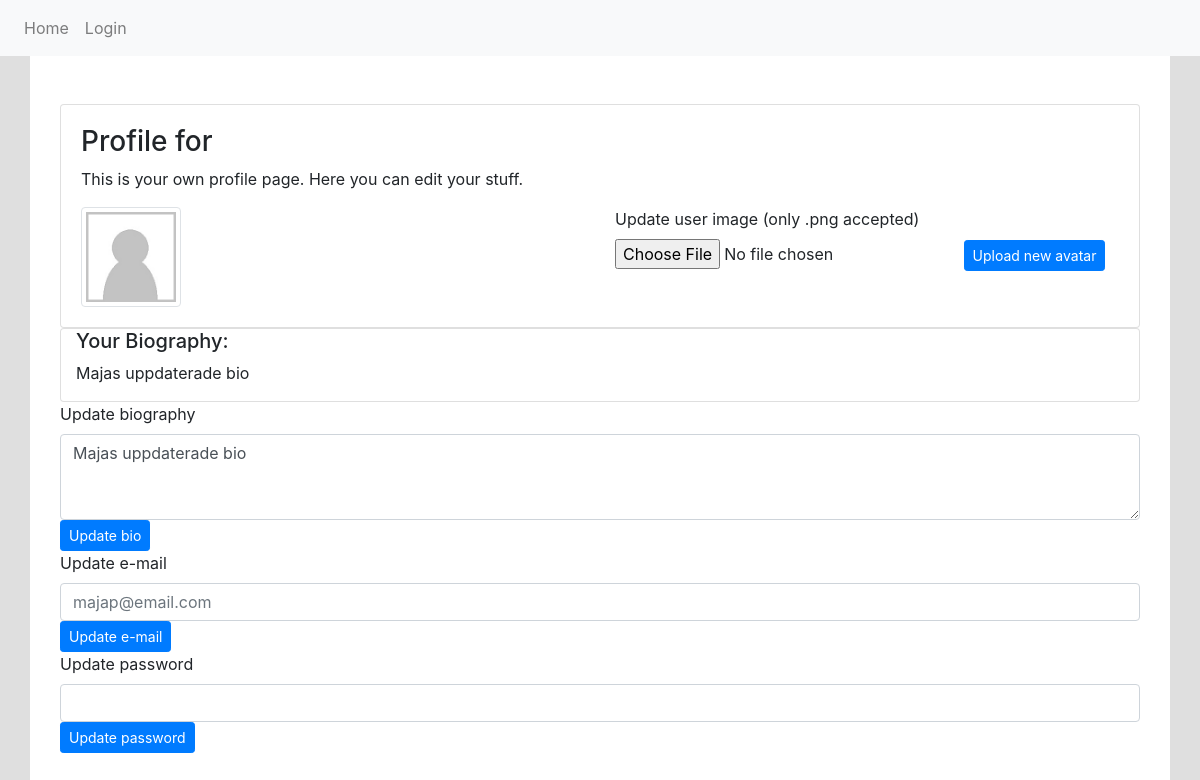
The page /profile.php on the database as committed earlier.
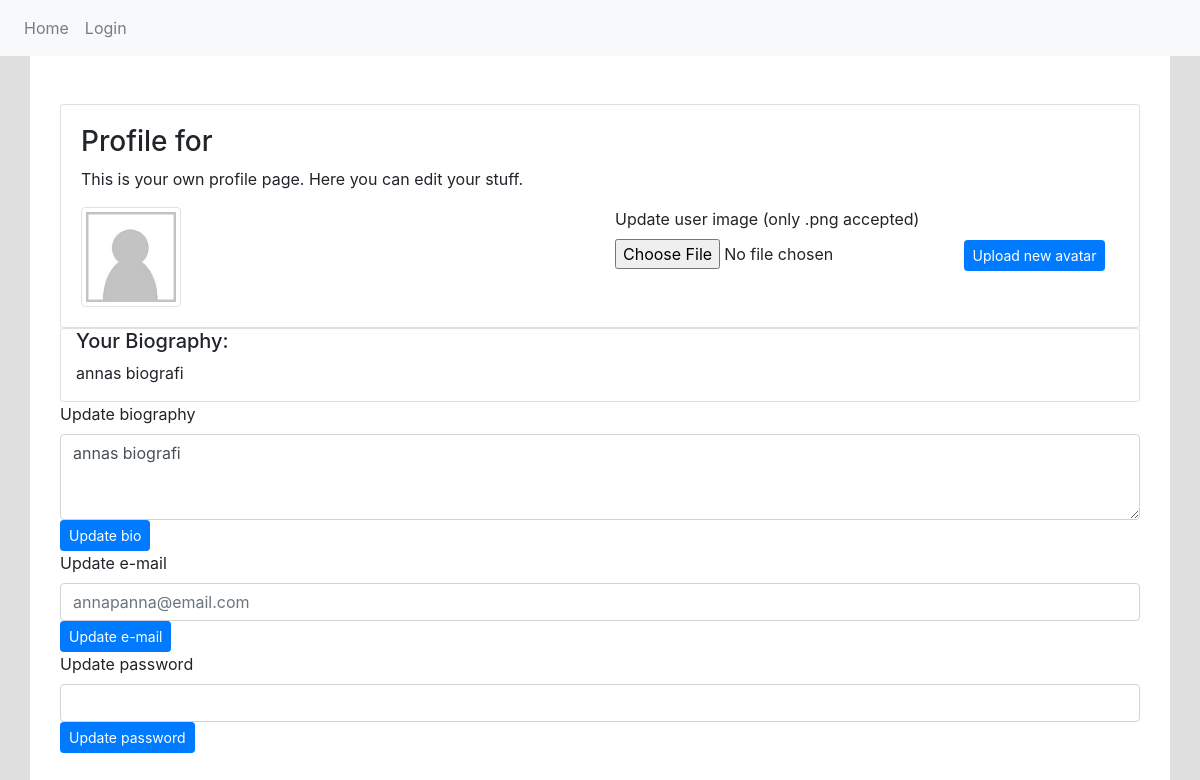
The same page on the database as committed later.
### tables this page shows
CREATE TABLE "User" (
	`user_id`	INTEGER NOT NULL PRIMARY KEY AUTOINCREMENT,
	`username`	TEXT NOT NULL UNIQUE,
	`email`	TEXT NOT NULL,
	`password`	TEXT NOT NULL,
	`bio`	TEXT,
	`avatar`	TEXT
);

### profile.php (the view, shortened to what this page needs)
<?php
require __DIR__.'/views/header.php';
$userSession = $_SESSION['userSession'] ?? false;
$statement = $pdo->prepare('SELECT * FROM User');
$statement->execute();
$results = $statement->fetchAll(PDO::FETCH_ASSOC);
foreach ($results as $result) {
  $bio = $result['bio'];
  $email = $result['email'];
}
?>
<div class="container">
  <div class="card">
    <div class="card-body">
      <h3>Profile for <?php echo $userSession['username'] ?></h3>
      <p>This is your own profile page. Here you can edit your stuff.</p>
      <div class="row">
        <div class="col">
          <?php if (!isset($userSession['avatar'])): ?>
            <img src="assets/defaults/profilestart.png" alt="default image" class="img-thumbnail">
          <?php else : ?>
            <img src="uploads/<?php echo $userSession['avatar']; ?>" class="img-thumbnail">
          <?php endif; ?>
        </div>
        <div class="col">
          <form action="upload.php" method="post" enctype="multipart/form-data">
            <label for="avatar">Update user image (only .png accepted)</label>
            <input type="file" name="avatar" accept=".png" required>
            <button type="submit" class="btn btn-primary btn-sm">Upload new avatar</button>
          </form>
        </div>
      </div>
    </div>
  </div>
  <div class="card">
    <h5 class="col-6">Your Biography:</h5>
    <p class="col-6"><?php echo $bio; ?></p>
  </div>
      <form action="/app/auth/updateprofile.php" method="POST">
          <label for="textarea">Update biography</label>
          <textarea class="form-control" name="bio" rows="3"><?php echo $bio; ?></textarea>
          <button type="submit" class="btn btn-primary btn-sm">Update bio</button>
      </form>
      <form action="/app/auth/updateprofile.php" method="POST">
          <label for="input">Update e-mail</label>
          <input class="form-control" name="email" placeholder="<?php echo $email; ?>"></input>
          <button type="submit" class="btn btn-primary btn-sm">Update e-mail</button>
      </form>
      <form action="/app/auth/updateprofile.php" method="POST">
          <label for="input">Update password</label>
          <input class="form-control" name="password" type="password"></input>
          <button type="submit" class="btn btn-primary btn-sm">Update password</button>
      </form>
</div>
<?php require __DIR__.'/views/footer.php'; ?>

Rows that differ between the two databases and show on the page:
no longer on this page (row unchanged): user: bio "Majas uppdaterade bio", email "majap@email.com"
added user: bio "annas biografi", email "annapanna@email.com"
